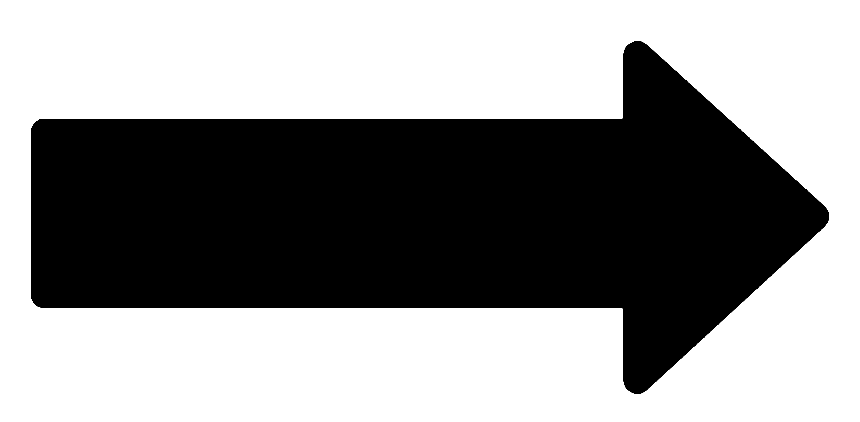
#> input picture images/arrow.png, 860 x 422 px
$ python MergeTree.py
#> lines starting #> are read from the running program, lines starting #| are printed output that depends on the picture
#Levent Batakci
#Union-Find data structure basics and testing notebook
#6/1/2020
import networkx as nx
import matplotlib.pyplot as plt
import random
import numpy as np
import math
import matplotlib.image as mpimg
from matplotlib.offsetbox import OffsetImage, AnnotationBbox


#####TREE DRAWING!!!########

#True if the node is a leaf
# [143 lines left out: functions is_leaf, get_x_pos, shift, BFS, tree_draw_basic, random_tree, not called in this run]
#####################################################################


###Merge Tree Construction###
###Merge Tree Construction###
#Returns the function value of a node
def f_(node):
    return node['value']

def listify_nodes(G):
    n = list(G.nodes)
    n_list = []
    for i in range(0, len(n)):
        G.nodes[n[i]]['name'] = n[i]
        n_list.append(G.nodes[n[i]])
    return n_list

#Recursively find the child
def find_c(n_, G):
    n = G.nodes[n_]
    child = n['c_rep']
    if(n['c_rep'] != n_):
        return find_c(child, G)
    return n_

#Recursively find the parent
def find_p(n_, G):
    n = G.nodes[n_]

    #print("     " + str(n_) + "  F val: " + str(f_(n)))
    #print("             Data: " + str(n) + "    index: ")
    #print("Function value " + str(f_(n)))

    parent = n['p_rep']
    if(n['p_rep'] != n_):
        return find_p(parent, G)
    return n_


#Adds a node to the merge tree
#n_=node name, G=graph, M=merge tree
def add_node(n_, G, M):
    #The actual node
    n = G.nodes[n_]
    f = f_(n) #The node's value

    children = list(G[n_]) #Note: This contains the parent as well.
    cr=n_ #tentative child rep

    c_count = 0 #Disconnected child count
    to_add = []
    for i in range(0, len(children)):
        relative = G.nodes[children[i]]
        #Relative is a child
        if(f_(relative) < f):
            #Does this work? idk !!!!!!
            rel_cr = find_c(children[i], G)

            #Not already connected to child
            if(rel_cr != cr):
                #Add to the list of children to merge
                to_add.append(rel_cr)

                #New representative child!
                if(f_(G.nodes[rel_cr]) < f_(G.nodes[cr])):
                    cr=rel_cr

    #Naming is important
    name = ''
    p = n_

    c_count=len(to_add)
    #Leaf
    if(c_count==0):
        M.add_node(n_,value=f) #Add new leaf to merge tree
        M.nodes[n_]['p']=p # Update the parent (THIS IS KIND OF REDUNDANT)
        name = 'R. ' + str(n_)
    #Merge
    elif(c_count>1):
        edges = []

        #Check if there's already a node on this level that is representative of
        #one of the components to add
        first_on_lvl = True
        for i in range(0, len(to_add)):
            rep_ = find_p(to_add[i], G) #The "representative parent of the child" before addition
            if(f_(G.nodes[rep_]) == f): #Found node on level
                first_on_lvl = False
                p=rep_ #There won't be a new merged node - we found one to connect to

        #Update findings
        G.nodes[p]['c_rep']=cr #Update child rep of the node we connected to

        #Only create a new node if it'd be the first one on the level
        if(first_on_lvl):
            M.add_node(n_,value=f, p_rep=n_) #Add new vertex to merge tree
            name = 'R. ' + str(n_)
        #The node is representative of multiple from the original graph
        else:
            name += ',' + str(n_)

        #print()
        #print("n: " + str(n_) + "  F val: " + str(f))

        #Calculate the edges
        for i in range(0, len(to_add)):
            #print("To add: " + str(to_add) + "  F val: " + str(f_(G.nodes[to_add[i]])))

            rep_ = find_p(to_add[i], G) #The "representative parent of the child" before addition
            edges.append( (p, rep_) ) #Add the edge

            #Set the most direct parent of the connected representative
            M.nodes[rep_]['p'] = p

        #Update stuff
        for i in range(0, len(to_add)):
            G.nodes[to_add[i]]['p_rep']=p
            G.nodes[to_add[i]]['c_rep']=cr #Update the rep child of the node from the list

        #Add the edges
        M.add_edges_from(edges)
        M.nodes[p]['p'] = p #A node is its own parent until otherwise

    #Update findings
    G.nodes[p]['c_rep']=cr #Update child rep of the node we connected to
    G.nodes[p]['p_rep']=p
    n['c_rep']=cr #Update the child rep of the added node and parent node. This must always be done
    n['p_rep']=p #Update the parent rep of the newly added node

    return [name, p]

#Construct the merge tree given a graph G with function values.
#Returns a networkx tree with a position dictionary for drawing
def merge_tree(G):
    #Get the nodes from the networkx graph
    nodes = listify_nodes(G)

    #Sort the nodes in order of increasing function value
    nodes.sort(key=f_)

    #The legendary Merge Tree
    naming = {}
    M = nx.Graph()
    for i in range(0, len(nodes)):
        #Add the node to the merge tree
        name = add_node(nodes[i]['name'], G, M)

        #Naming stuff
        #name[1] is the 'reference'
        if(name[1] in naming):
            naming[name[1]] = naming[name[1]] + name[0]
        else:
            naming[name[1]] = name[0]

    #Rename the parent pointers to be consistent with the new naming scheme
    #parent_dict = {}
    #parent_dict[nodes[i]['name']] = naming[name[1]]
    #m_ = listify_nodes(M)
    #for m in m_ :
    #    m['p'] = naming[m['p']]

    #M = nx.relabel_nodes(M, naming)
    return M
##############################################################

############INTERLEAVING MATRICES###################
#Adds all the elements in L2 to the end of L1, preserving order
# [10 lines left out: function get_leaves, not called in this run]

def list_append(L1, L2):
    for i in range(0,len(L2)):
        L1.append(L2[i])

#Computes and sets the lines of ancestry, given a merge tree and a node
# [268 lines left out: functions ancestry_line, ancestry, calc_set_distance, interleaving_distances, LP_draw_f, is_leaf_f and 6 more, not called in this run]

#Computes the height relative to (0,0) by computing the scalar projection
#direction should be a unit vector!!!
def height(pos, angle):
    return pos[0]*math.cos(angle)+pos[1]* math.sin(angle)

#Sets all the function values based on height
# [15 lines left out: function calc_values_height, not called in this run]

#Calculates the height by reorienting the graph then using conventional height
#Returns the min x coord and the min y coord
def calc_values_height_reorient(G, pos, angle):
    avg = reorient(pos, angle)

    #Get the list of node objects
    n = listify_nodes(G)

    #Set all of the function values by height
    for i in range(0, len(n)):
        n[i]['value'] = height(pos[n[i]['name']], math.pi / 2)

    return avg

def reorient(pos, angle):

    norm = angle - math.pi / 2

    #testing
    #print("direction: " + str(d) + "  Norm: " + str(norm))

    x = [100000000000, -100000000000]
    y = [100000000000, -100000000000]

    #Calculate the new positions by computing the vector projection
    for p in pos:
        xNew = height(pos[p], norm)
        yNew = height(pos[p], angle)

        if(xNew > x[1]):
            x[1] = xNew
        if(xNew < x[0]):
            x[0] = xNew

        if(yNew > y[1]):
            y[1] = yNew
        if(yNew < y[0]):
            y[0] = yNew

        pos[p] = (xNew,yNew)

    return [(x[1]+x[0])/2,(y[1]+y[0])/2]

def add_arrow():
    ax = plt.subplot(132,frameon=False)
    ax.axis('off')
    arrow = mpimg.imread('./images/arrow.png')
    imagebox = OffsetImage(arrow,zoom=0.25)
    ab = AnnotationBbox(imagebox, (0.5, 0.5), frameon=False)
    ax.add_artist(ab)
##############

##TESTING METHODS##
# [9 lines left out: functions draw_w_pos, draw_w_pos_, not called in this run]

def draw_w_pos_square(G, pos, avg):
    ax = plt.subplot(131)
    ax.title.set_text("Input Graph")
    ax.set_xlim((avg[0]-2700, avg[0]+2700))
    ax.set_ylim((avg[1]-2700, avg[1]+2700))
    nx.draw(G, pos, ax, with_labels=False,node_color="white",node_size=0)

def draw_M_square(M, pos, avg):
    ax = plt.subplot(133)
    ax.title.set_text("Resulting Merge Tree")
    ax.set_xlim((avg[0]-2700, avg[0]+2700))
    ax.set_ylim((avg[1]-2700, avg[1]+2700))
    nx.draw(M, pos, ax, with_labels=False,node_color="white",node_size=0)

# [5 lines left out: function IL_test, not called in this run]
###################

#####TESTING#######
G = nx.Graph()
nodes = list( [1,2,3,4,5,6,7,8,9,11] )
edges = [(1,4),(2,4),(5,4),(6,4),(6,7),(3,5),(7,5),(8,2),(8,11),(9,11),(9,7),(7,8)]
G.add_nodes_from(nodes)
G.add_edges_from(edges)

pos_dict= {
        1: (1,0) ,
        2: (3,0) ,
        3: (0,1) ,
        4: (2,1) ,
        5: (2,2) ,
        6: (3,2) ,
        7: (3,3) ,
        8: (4,1.5) ,
        9: (6,1) ,
        11: (5,0) ,
        }
angle = math.pi / 2
calc_values_height_reorient(G, pos_dict, angle)

# [26 lines of commented-out code are left out]


G = nx.Graph()

#The vertex data we wish to extract
vertexnames=[]
coordinate1=[]
coordinate2=[]

#Get it
vert_path = './data/athens_small_vertices_osm.txt'
with open(vert_path) as vertex:
#> (reads data/athens_small_vertices_osm.txt from the repository)
    for x in vertex.read().split('\n'):
        counter=1
        for y in x.split(','):
            if (counter==1):
                vertexnames.append(float(y))
                counter+=1
            elif(counter==2):
                coordinate1.append(float(y))
                counter+=1
            elif(counter==3):
                coordinate2.append(float(y))
                counter+=1
vertex.close()

# [4 lines of commented-out code are left out]

G.add_nodes_from(vertexnames)


#The edge data we wish to extract
edgenames=[]
firstvertex=[]
secondvertex=[]

#Get it
edge_path = './data/athens_small_edges_osm.txt'
with open(edge_path) as edge:
#> (reads data/athens_small_edges_osm.txt from the repository)
    for x in edge.read().split('\n'):
        counter=1
        for y in x.split(','):
            if (counter==1):
                edgenames.append(y)
                counter+=1
            elif(counter==2):
                firstvertex.append(float(y))
                counter+=1
            elif(counter==3):
                secondvertex.append(float(y))
                counter+=1
edge.close()

edges = []
for i in range(len(firstvertex)):
    edges.append((firstvertex[i],secondvertex[i]))
G.add_edges_from(edges)

pos_dict = {}
for i in range(len(vertexnames)):
    pos_dict[vertexnames[i]] = [coordinate1[i], coordinate2[i]]

for j in range(0, 121):
    G.clear()
    G = nx.Graph()
    G.add_nodes_from(vertexnames)
    G.add_edges_from(edges)
    pos_dict = {}
    for i in range(len(vertexnames)):
        pos_dict[vertexnames[i]] = [coordinate1[i], coordinate2[i]]

    fig = plt.subplots(1,3,figsize=(15,5))
    add_arrow()
#> in add_arrow, arrow is the input picture: shape (422, 860, 3) float32; min 0, max 1, mean 0.579

    angle = j * math.pi / 60
    avg = calc_values_height_reorient(G, pos_dict, angle)

    draw_w_pos_square(G,pos_dict, avg)

    M = merge_tree(G)

    #M should always be a forest
    if(nx.is_forest(M) == False):
        print("A Tragedy")

    draw_M_square(M, pos_dict, avg)

    print(j)
    plt.savefig('./animation/frame' + str(j))
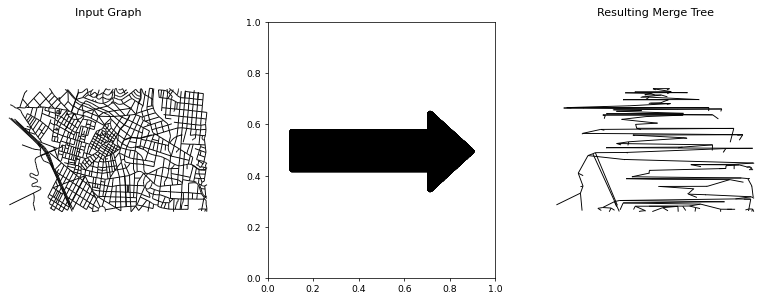
#> figure drawn by matplotlib, 2 panels
#> (the run stopped early here; a loop or call above may not have finished)
